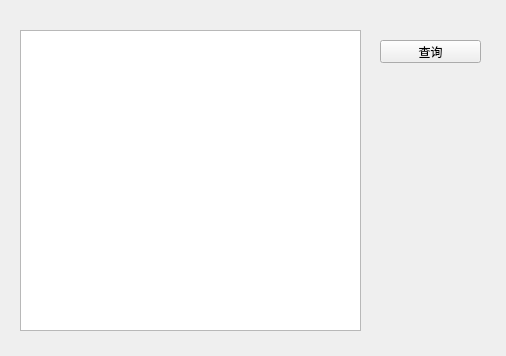
<?xml version="1.0" encoding="UTF-8"?>
<ui version="4.0">
 <class>SQ_Mysql</class>
 <widget class="QWidget" name="SQ_Mysql">
  <property name="geometry">
   <rect>
    <x>0</x>
    <y>0</y>
    <width>506</width>
    <height>356</height>
   </rect>
  </property>
  <property name="windowTitle">
   <string>SQ_Mysql</string>
  </property>
  <widget class="QPushButton" name="QueryData">
   <property name="geometry">
    <rect>
     <x>380</x>
     <y>40</y>
     <width>101</width>
     <height>23</height>
    </rect>
   </property>
   <property name="text">
    <string>查询</string>
   </property>
  </widget>
  <widget class="QTableWidget" name="tableWidget">
   <property name="geometry">
    <rect>
     <x>20</x>
     <y>30</y>
     <width>341</width>
     <height>301</height>
    </rect>
   </property>
  </widget>
 </widget>
 <layoutdefault spacing="6" margin="11"/>
 <resources/>
 <connections/>
</ui>
